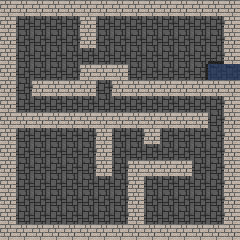

This is a level from a 2D game, rendered from its Tiled map with the project's own tilesets. A one-line summary and the complete map file follow:
An orthogonal 15x15 tile map with 16x16 px tiles, 1 tile layer (terrain) and 10 objects (4x 0, 2x 1, 2x crate, rope, exit).

<map version="1.0" orientation="orthogonal" renderorder="left-up" width="15" height="15" tilewidth="16" tileheight="16" nextobjectid="92">
 <tileset firstgid="1" name="terrain" tilewidth="16" tileheight="16" tilecount="256">
  <image source="../tile.png" width="256" height="256" />
  <tile id="0">
   <properties>
    <property name="collidable" value="true" />
   </properties>
  </tile>
  <tile id="34">
   <properties>
    <property name="collidable" value="true" />
    <property name="type" value="dangerous" />
   </properties>
  </tile>
 </tileset>
 <layer name="terrain" width="15" height="15">
  <data encoding="csv">
1,1,1,1,1,1,1,1,1,1,1,1,1,1,1,
1,2,2,2,2,1,2,2,2,2,2,2,2,2,1,
1,2,2,2,2,1,2,2,2,2,2,2,2,2,1,
1,2,2,2,2,2,2,2,2,2,2,2,2,24,1,
1,2,2,2,2,1,1,1,2,2,2,2,9,3,3,
1,2,1,1,1,1,2,1,1,1,1,1,1,1,1,
1,2,2,2,2,2,2,2,2,2,2,2,2,2,1,
1,1,1,1,1,1,1,1,1,1,1,1,1,2,1,
1,2,2,2,2,2,1,2,2,1,2,2,2,2,1,
1,2,2,2,2,2,1,2,2,2,2,2,2,2,1,
1,2,2,2,2,2,1,2,1,1,1,1,2,2,1,
1,2,2,2,2,2,2,2,1,2,2,2,2,2,1,
1,2,2,2,2,2,2,2,1,2,2,2,2,2,1,
1,2,2,2,2,2,2,2,1,2,2,2,2,2,1,
1,1,1,1,1,1,1,1,1,1,1,1,1,1,1
</data>
 </layer>
 <objectgroup name="objects">
  <object id="73" name="launcher" type="0" gid="33" x="0" y="96" width="16" height="16" rotation="-270">
   <properties>
    <property name="triggerable" value="true" />
   </properties>
  </object>
  <object id="75" name="rope" gid="35" x="176" y="96" width="16" height="16" rotation="-270">
   <properties>
    <property name="triggers" value="0,8;14,8" />
   </properties>
  </object>
  <object id="77" name="launcher" type="0" gid="33" x="240.002" y="111.998" width="16" height="16" rotation="-90">
   <properties>
    <property name="triggerable" value="true" />
   </properties>
  </object>
  <object id="80" name="exit" gid="36" x="192" y="48" width="16" height="16">
   <properties>
    <property name="level" value="Two" />
   </properties>
  </object>
  <object id="82" name="character" type="0" x="33" y="177.333" width="13.3333" height="13" />
  <object id="83" name="enemy" type="0" x="81.6667" y="48.3333" width="12.3333" height="13.3333" />
  <object id="86" name="character" type="1" x="32.75" y="208.5" width="14" height="14.25" />
  <object id="87" name="enemy" type="1" x="145.667" y="144.667" width="13" height="14.6667" />
  <object id="88" name="crate" gid="241" x="112" y="144" width="16" height="16" />
  <object id="89" name="crate" gid="241" x="48" y="32" width="16" height="16" />
 </objectgroup>
</map>
